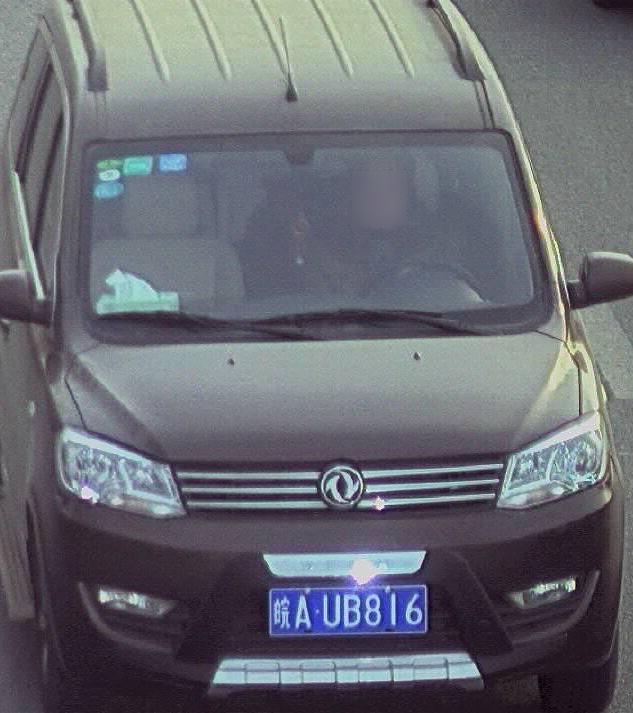
#> input picture img/AUB816.jpg, 633 x 713 px, given in place of test2.mp4, which was not available
$ python detect5.py   (older library calls are emulated)
#> lines starting #> are read from the running program, lines starting #| are printed output that depends on the picture; after the words box and inside, x2 and y2 are one past the last pixel; in counts of white or black regions, pixels touching at a corner belong together; pictures that were not available may be replaced by others from this repository, and a replacement may not be noted
#> in cutVideo, frame is the input picture: shape (713, 633, 3); mean B, G, R 113.9, 106.7, 104.3
# -*- codeing = utf-8 -*-
# @Time:2021/3/27  10:29 基于rgb颜色,无深度学习
# @Author:王鹏海
# @File:detect.py
# @Software:PyCharm
import time
import numpy as np
import cv2
import os
from numpy.linalg import norm

import SVM_Train

Blue = 138
Green = 63
Red = 23
THRESHOLD = 50
ANGLE = -45
MIN_AREA = 1500
MAX_AREA = 5000
LICENSE_WIDTH = 440
LICENSE_HIGH = 140
resize_h = 720


class StatModel(object):
    def load(self, fn):
        self.model = self.model.load(fn)

    def save(self, fn):
        self.model.save(fn)


class SVM(StatModel):
    # [6 lines left out: function __init__, not called in this run]
        # 不能保证包括所有省份

    # 训练svm
    def train(self, samples, responses):
        self.model.train(samples, cv2.ml.ROW_SAMPLE, responses)

    # 调用svm
    def predict(self, samples):
        r = self.model.predict(samples)
        return r[1].ravel()


# [58 lines left out: functions preprocess_hog, predict_svm1, cv_show, show_files, not called in this run]


def computeSafeRegion(shape, bounding_rect):
    top = bounding_rect[1]  # y
    bottom = bounding_rect[1] + bounding_rect[3]  # y +  h
    left = bounding_rect[0]  # x
    right = bounding_rect[0] + bounding_rect[2]  # x +  w

    min_top = 0
    max_bottom = shape[0]
    min_left = 0
    max_right = shape[1]

    # print "computeSateRegion input shape",shape
    if top < min_top:
        top = min_top
        # print "tap top 0"
    if left < min_left:
        left = min_left
        # print "tap left 0"

    if bottom > max_bottom:
        bottom = max_bottom
        # print "tap max_bottom max"
    if right > max_right:
        right = max_right

    return [left, top, right - left, bottom - top]


def cropped_from_image(image, rect):
    x, y, w, h = computeSafeRegion(image.shape, rect)
    return image[y:y + h, x:x + w]


def verify_scale(rotate_rect):
    error = 0.4
    aspect = 3  # 4.7272
    min_area = 500
    max_area = 150 * (150 * aspect)
    min_aspect = aspect * (1 - error)
    max_aspect = aspect * (1 + error)
    theta = 30

    # 宽或高为0，不满足矩形直接返回False
    if rotate_rect[1][0] == 0 or rotate_rect[1][1] == 0:
        return False

    r = rotate_rect[1][0] / rotate_rect[1][1]
    r = max(r, 1 / r)
    # print('长宽比：',r)
    area = rotate_rect[1][0] * rotate_rect[1][1]
    if area > min_area and area < max_area and r > min_aspect and r < max_aspect:
        # 矩形的倾斜角度在不超过theta
        if ((rotate_rect[1][0] < rotate_rect[1][1] and rotate_rect[2] >= -90 and rotate_rect[2] < -(90 - theta)) or
                (rotate_rect[1][1] < rotate_rect[1][0] and rotate_rect[2] > -theta and rotate_rect[2] <= 0)):
            return True
    return False


# 简单移动平均法
def ma(list2):
    n = len(list2)
    sum = 0
    for i in list2:
        sum += i
    result = sum / n
    return result


def answer1(list1, n):
    # 简单移动平均法
    listMA = []  # 简单移动平均值的列表
    for i in range(n - 1, len(list1)):
        # print(i)
        list2 = (list1[i - (n - 1):i + 1])
        listMA.append(ma(list2))
    # [8 lines of commented-out code are left out]
    return listMA


def seekopp(list_2, i):
    for j in range(i - 1, -1, -1):
        if list_2[j] == 0:
            continue
        elif list_2[j] > 0:
            return 1
        elif list_2[j] < 0:
            return 0


def local_maximum(list_1):
    a = len(list_1)
    if a == 0:
        return 'error'
    if a == 1:
        return list_1
    if a == 2:
        if list_1[0] > list_1[1]:
            return list_1[0]
        elif list_1[0] < list_1[1]:
            return list_1[1]
        else:
            return list_1
    if a > 2:
        list_2 = []
        index_1 = []
        for i in range(0, a - 1):
            list_2.append(list_1[i + 1] - list_1[i])
        b = len(list_2)
        if list_2[0] < 0:
            index_1.append(0)
        for i in range(0, b - 1):
            if list_2[i + 1] < 0:
                if list_2[i] > 0:
                    index_1.append(i + 1)
                elif list_2[i] == 0:
                    if seekopp(list_2, i):
                        index_1.append(i + 1)
                else:
                    continue
            else:
                continue
        list_3 = []
        for i in index_1:
            list_3.append(list_1[i])
        return list_3


def local_minimum(list_1):
    a = len(list_1)
    if a > 2:
        list_2 = []
        index_1 = []
        for i in range(0, a - 1):
            list_2.append(list_1[i + 1] - list_1[i])
        b = len(list_2)
        if list_2[0] > 0:
            index_1.append(0)
        for i in range(0, b - 1):
            if list_2[i + 1] > 0:
                if list_2[i] < 0:
                    index_1.append(i + 1)
                elif list_2[i] == 0:
                    if seekopp(list_2, i):
                        index_1.append(i + 1)
                else:
                    continue
            else:
                continue
        list_3 = []
        for i in index_1:
            list_3.append(list_1[i])
        return list_3


def max_min(local_maximums, local_minimums, l):
    list_max_min = []

    for i in range(0, len(local_maximums), 1):
        if len(local_maximums) > len(local_minimums):
            if i < len(local_minimums):
                k = local_maximums[i] - local_minimums[i]
                if k > l:
                    list_max_min.append(k)
                k1 = local_maximums[i + 1] - local_minimums[i]
                if k1 > l:
                    list_max_min.append(k1)
        if len(local_maximums) < len(local_minimums):
            if i < len(local_maximums):
                k = local_maximums[i] - local_minimums[i]
                if k > l:
                    list_max_min.append(k)
                k1 = local_maximums[i] - local_minimums[i + 1]
                if k1 > l:
                    list_max_min.append(k1)
        if len(local_maximums) == len(local_minimums):
            if i == 0:
                k = local_maximums[i] - local_minimums[i]
                if k > l:
                    list_max_min.append(k)
            else:
                k = local_maximums[i] - local_minimums[i - 1]
                if k > l:
                    list_max_min.append(k)
                k1 = local_maximums[i] - local_minimums[i]
                if k1 > l:
                    list_max_min.append(k1)
    return list_max_min


def color_filter(cropped, size, channel, fall, nums):
    # RGB过滤
    img_rgb = cv2.cvtColor(cropped, cv2.COLOR_HSV2RGB)

    height = int(img_rgb.shape[0] / 2)
    B_COLOR = []
    # H=[]
    for i in range(0, cropped.shape[1], 1):
        B_COLOR.append(img_rgb[height, i, channel])

    listMA = answer1(B_COLOR, size)  # 简单移动平均法
    local_maximums = local_maximum(listMA)
    local_minimums = local_minimum(listMA)
    # print('H',H)
    list_max_min = max_min(local_maximums, local_minimums, fall)
    # print('list_max_min', len(list_max_min), list_max_min)
    # print('----------------------------------')
    if len(list_max_min) < nums:
        return False
    else:
        return True

def pre_process(img):

    img_aussian = cv2.GaussianBlur(img, (5, 5), 1)

    img_median = cv2.medianBlur(img_aussian, 3)

    gray_img = cv2.cvtColor(img_median, cv2.COLOR_BGR2GRAY)

    sobel_img = cv2.Sobel(gray_img, cv2.CV_16S, 1, 0, ksize=3)
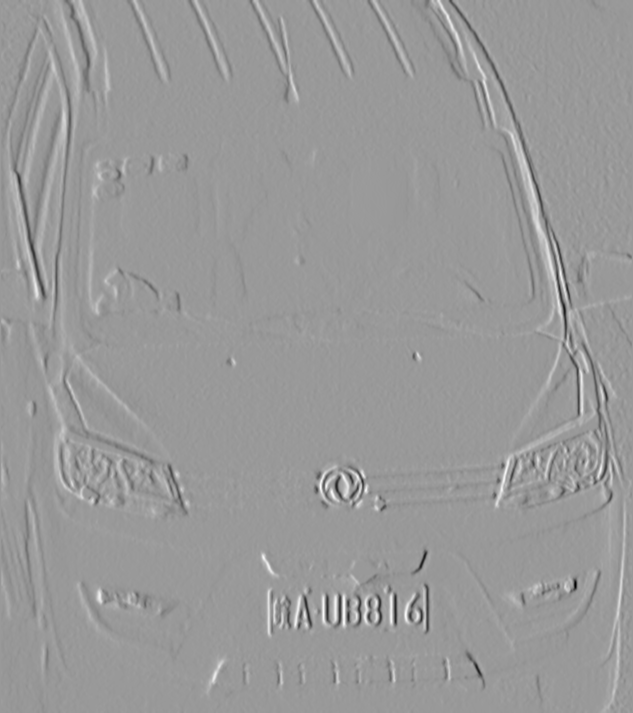
#> sobel_img: shape (713, 633) int16; min -524, max 347, mean 0; drawn with min black and max white
    sobel_img = cv2.convertScaleAbs(sobel_img)

    hsv_img = cv2.cvtColor(img_median, cv2.COLOR_BGR2HSV)
#> hsv_img: shape (713, 633, 3); mean H, S, V 111.6, 39.4, 116.6
    h, s, v = hsv_img[:, :, 0], hsv_img[:, :, 1], hsv_img[:, :, 2]
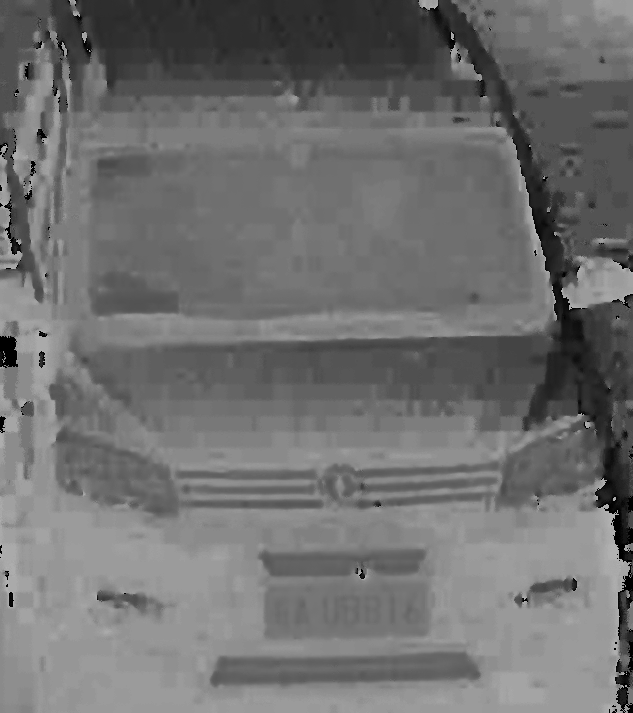
#> h: shape (713, 633); min 0, max 179, mean 111.6
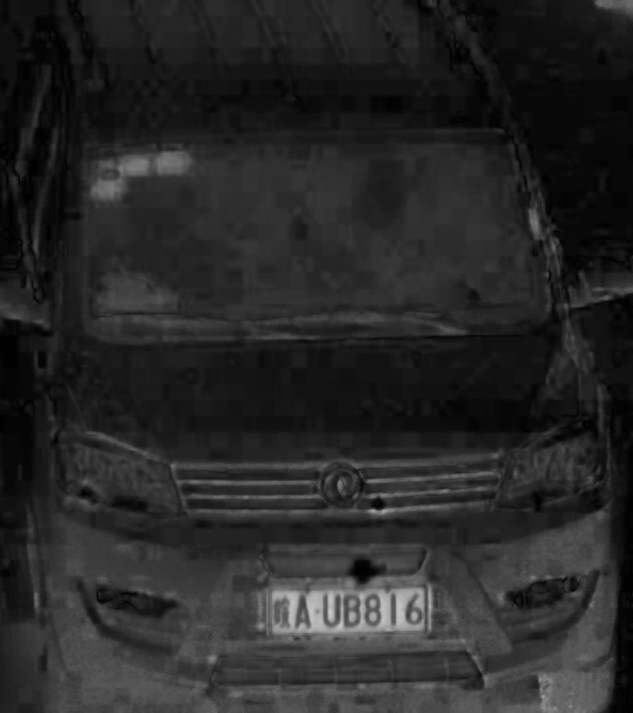
#> s: shape (713, 633); min 0, max 198, mean 39.4
    # 黄色色调区间[26，34],蓝色色调区间:[100,124]
    blue_img = (((h > 100) & (h < 124))) & ((s > 100) & (s < 255)) & ((v > 50) & (v < 255))
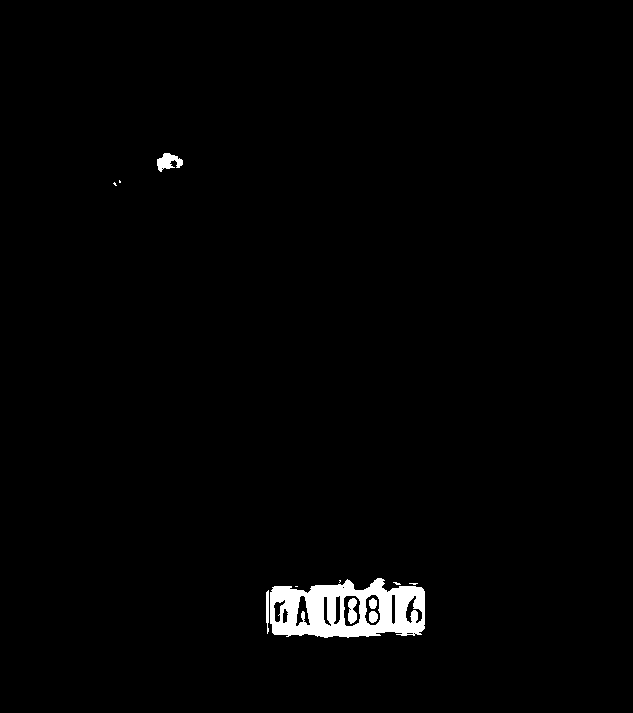
#> blue_img: shape (713, 633) bool; 1.5% white; 12 white regions (6 under 20 px), largest, box (x1, y1, x2, y2) and area: (270, 578, 425, 638) 5956, (157, 153, 183, 172) 286, (348, 598, 357, 624) 178, (266, 590, 269, 634) 111, (369, 611, 378, 623) 88, (369, 598, 377, 609) 70
    blue_img = blue_img.astype('float32')

    mix_img = np.multiply(sobel_img, blue_img)
    # cv_show('mix_img', mix_img)
    mix_img = mix_img.astype(np.uint8)

    ret, binary_img = cv2.threshold(mix_img, 1, 255, cv2.THRESH_BINARY)
#> binary_img: shape (713, 633); 1.4% white; 17 white regions (11 under 20 px), largest, box (x1, y1, x2, y2) and area: (270, 578, 425, 638) 5602, (157, 153, 183, 172) 268, (348, 598, 357, 624) 178, (266, 590, 269, 634) 111, (369, 611, 378, 623) 87, (369, 598, 377, 609) 70
    # cv_show('binary_img', binary_img)

    kernel = cv2.getStructuringElement(cv2.MORPH_RECT, (15, 7))
    close_img = cv2.morphologyEx(binary_img, cv2.MORPH_CLOSE, kernel)
#> close_img: shape (713, 633); 1.9% white; 3 white regions (1 under 20 px)
    # cv_show('close_img', close_img)

    image, contours, hierarchy = cv2.findContours(close_img, cv2.RETR_TREE, cv2.CHAIN_APPROX_SIMPLE)
#> contours = 3 contours, 1 with area under 20; largest, box (x1, y1, x2, y2) and area: (266, 578, 425, 638) 7931, (157, 153, 183, 172) 288
    return contours


def points(rect):
    car_contours = []
    car_contours.append(rect)  # rect是minAreaRect的返回值，根据minAreaRect的返回值计算矩形的四个点
    box = cv2.boxPoints(rect)  # box里面放的是最小矩形的四个顶点坐标
    box = np.int0(box)  # 取整
    left_point_x = np.min(box[:, 0])
    right_point_x = np.max(box[:, 0])
    top_point_y = np.min(box[:, 1])
    bottom_point_y = np.max(box[:, 1])
    left_point_y = box[:, 1][np.where(box[:, 0] == left_point_x)][0]
    right_point_y = box[:, 1][np.where(box[:, 0] == right_point_x)][0]
    top_point_x = box[:, 0][np.where(box[:, 1] == top_point_y)][0]
    bottom_point_x = box[:, 0][np.where(box[:, 1] == bottom_point_y)][0]
    return left_point_x, top_point_y, right_point_x, left_point_x, bottom_point_y, top_point_y


def detect(img):
    global lx, ly, ry, rx, flg
    contours = pre_process(img)

    if len(contours) < 0:
        return img
    else:
        cropped_images = []

        for cnt in contours:
            # 框选 生成最小外接矩形 返回值（中心(x,y), (宽,高), 旋转角度）rect[0]：矩形中心点坐标；rect[1]：矩形的高和宽；rect[2]：矩形的旋转角度
            rect = cv2.minAreaRect(cnt)
            if verify_scale(rect):
                left_point_x, top_point_y, right_point_x, left_point_x, bottom_point_y, top_point_y = points(rect)
                cropped = cropped_from_image(img, (
                    int(left_point_x), int(top_point_y), abs(right_point_x - left_point_x+10),
                    abs(bottom_point_y - top_point_y+10)))

                # RGB过滤
                color_filter2 = color_filter(cropped, 15, 0, 4, 10)
                if color_filter2:
                    # cv_show('cropped', cropped)
                    cropped_images.append(cropped)
                    cv2.rectangle(img, (int(left_point_x), int(top_point_y)),
                                  (int(right_point_x), int(bottom_point_y)), (0,0, 255), 3)
#> this loop made 3 passes
#> (rect, r in verify_scale, area in verify_scale, box in points, left_point_x, right_point_x, top_point_y, bottom_point_y) on pass 1: (((345, 608), (158.9, 58.09), -1.74), 2.73, 9229.3, [[266, 639], [264, 581], [423, 576], [425, 634]], 264, 425, 576, 639)
#> pass 1, in color_filter, `img_rgb = cv2.cvtColor(cropped, cv2.COLOR_HSV2RGB)`:
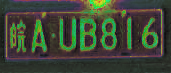
#> img_rgb: shape (73, 171, 3); mean R, G, B 62.1, 69.1, 54.1
#> after the loop:
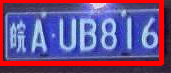
#> cropped: shape (73, 171, 3); mean B, G, R 133.4, 78.7, 106.9
#> after the loop:
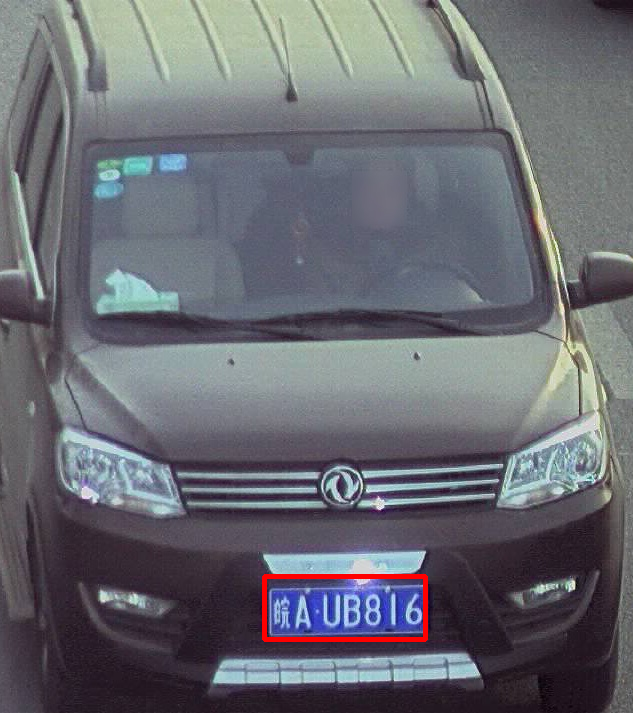
#> img: shape (713, 633, 3); 0.49% of pixels changed, all inside (x1, y1, x2, y2) = (262, 574, 428, 642)
#> after the loop, cropped_images = 1 item

    return cropped_images,img,cropped


# [155 lines left out: functions identification, find_waves, seperate_card, not called in this run]


def cutVideo(videoFileName):
    i = 0
    video = cv2.VideoCapture(videoFileName)  # 读取视频文件
    while video.isOpened():
        ret, frame = video.read()
        i = i + 1
        if not ret:
            print("没有读取到")
            break
        # if i % 20 == 0:
        if i % 1 == 0:
           result,frame,crop = detect(frame)
#> result = 1 item
           cv2.imshow("a",crop)
           key = cv2.waitKey(1) & 0xFF
#> (key q is pressed here)
           if key == ord("q"):
               break
        continue

    cv2.destroyAllWindows()
    video.release()


if __name__ == '__main__':
    # [6 lines of commented-out code are left out]

    videoname = "D:/LPDsystem/img/test2.mp4"
    cutVideo(videoname)

$ run again, on img/B099X8.jpg
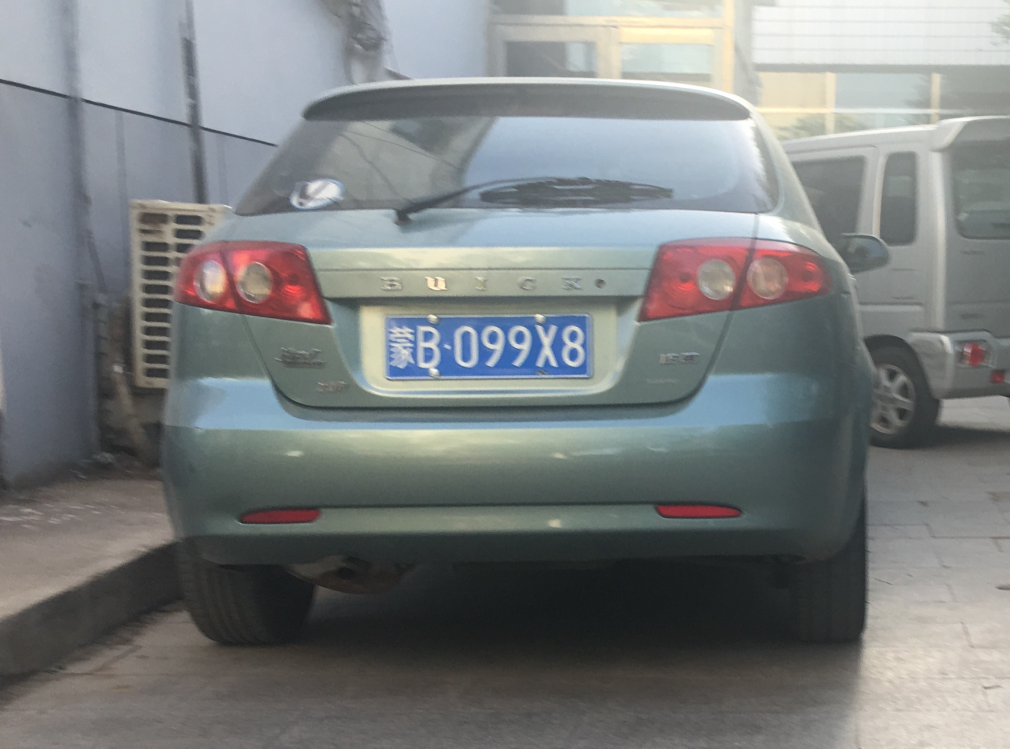
#> input picture img/B099X8.jpg, 2020 x 1497 px, given in place of test2.mp4, which was not available (shown at 1/2 size)
#> in cutVideo, frame is the input picture: shape (1497, 2020, 3); mean B, G, R 126, 125.8, 122.4
#> hsv_img: shape (1497, 2020, 3); mean H, S, V 70.6, 28.1, 132
#> in pre_process, `blue_img = (((h > 100) & (h < 124))) & ((s > 100) & (s < 255)) & ((v >..`:
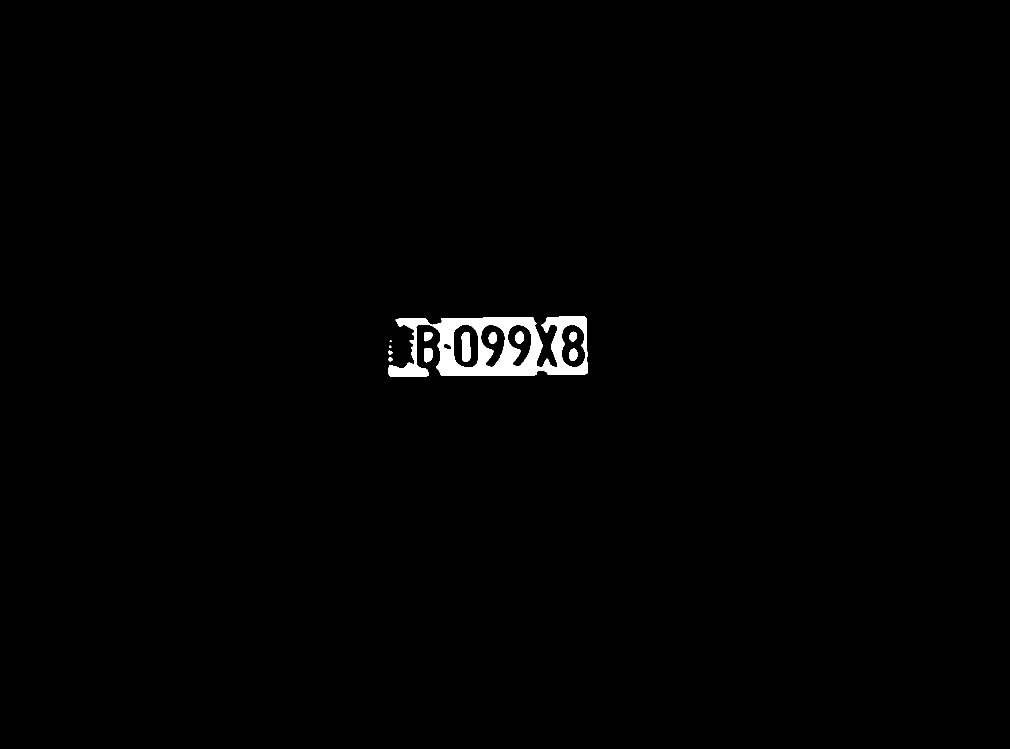
#> blue_img: shape (1497, 2020) bool (shown at 1/2 size); 0.85% white; 12 white regions (2 under 20 px), largest, box (x1, y1, x2, y2) and area: (777, 632, 1175, 754) 22752, (923, 664, 941, 724) 941, (848, 696, 866, 725) 424
#> binary_img: shape (1497, 2020); 0.68% white; 42 white regions (31 under 20 px), largest, box (x1, y1, x2, y2) and area: (777, 632, 1175, 754) 17645, (923, 664, 941, 724) 893, (848, 696, 866, 725) 378
#> close_img: shape (1497, 2020); 0.96% white; 3 white regions (1 under 20 px)
#> in pre_process, `image, contours, hierarchy = cv2.findContours(close_img, cv2.RETR_TREE..`: contours = 14 contours, 1 with area under 20; largest, box (x1, y1, x2, y2) and area: (777, 632, 1175, 754) 37369, (1077, 652, 1115, 719) 1616, (970, 669, 1011, 732) 1368, (906, 650, 949, 717) 1363, (919, 666, 958, 735) 1297
#> the loop in detect, `for cnt in contours:` made 14 passes
#> (rect, r in verify_scale, area in verify_scale, box in points, left_point_x, right_point_x, top_point_y, bottom_point_y) on pass 3: (((975.1, 692.6), (397.6, 117.3), -0.764), 3.39, 46622.2, [[777, 753], [775, 636], [1173, 631], [1174, 748]], 775, 1174, 631, 753)
#> after the loop in detect, `for cnt in contours:`:
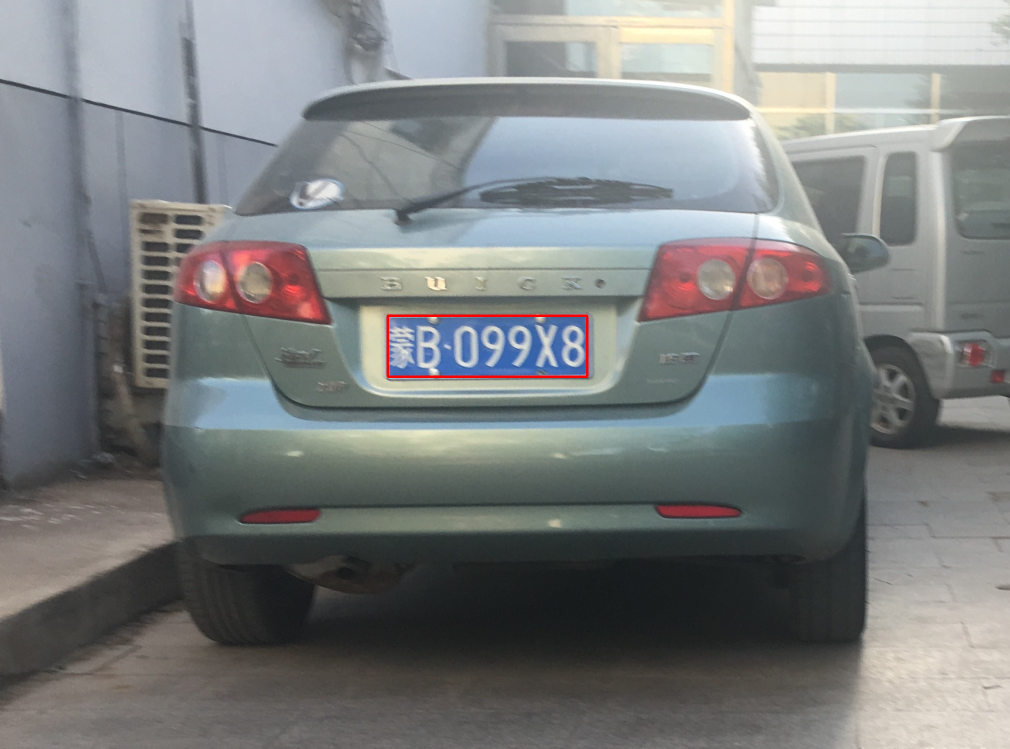
#> img: shape (1497, 2020, 3) (shown at 1/2 size); 0.17% of pixels changed, all inside (x1, y1, x2, y2) = (773, 629, 1177, 756)
